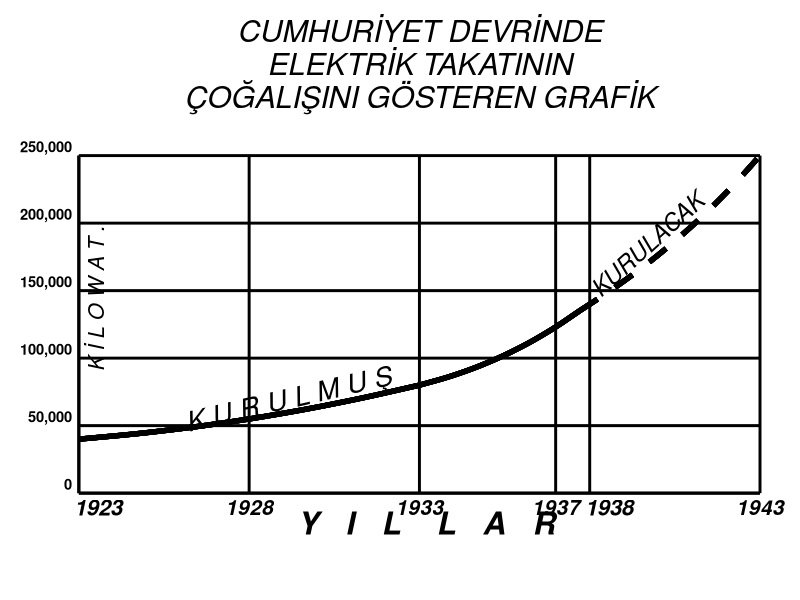

This chart was generated by the following R code:
# Elektrik

library(ggplot2)
yil <- c(1923,1928,1933,1937,1938,1943)
deger1 <- c(40000,60000,72000,125000,140000,NA)
deger2 <- c(NA,NA,NA,NA,NA,250000)


elektrik <- data.frame(yil,deger1,deger2)

ggplot(elektrik) +
  geom_curve(aes(x = 1923, y = 40000, xend = 1933, yend = 80000), curvature = 0.04, size = 1.8) +
  geom_curve(aes(x = 1933, y = 80000, xend = 1937.7, yend = 135000), curvature = 0.1, size = 1.8) +
  geom_curve(aes(x = 1937.7, y = 135000, xend = 1943, yend = 250000), linetype = "dashed", curvature = 0.08, size = 1.8) +
  theme_classic() +
  labs(title = "CUMHURİYET DEVRİNDE\nELEKTRİK TAKATININ\nÇOĞALIŞINI GÖSTEREN GRAFİK\n") +
  coord_cartesian(clip = 'off') +
  theme(panel.grid.major = element_line(colour = "black", size = 1),
        plot.margin = unit(c(1,2,4,1), "lines"),
        plot.title = element_text(size = 22, face = "italic", hjust = 0.5),
        axis.line = element_line(size = 1),
        axis.title = element_blank(),
        axis.text.x = element_text(size = 15, face = "bold.italic", color = "black"),
        axis.text.y = element_text(size = 10.6, vjust = -0.3, hjust = 1, face = "bold", color = "black"),
        axis.ticks = element_blank()) +
  scale_x_continuous(breaks = yil,
                     labels = c("","1928","1933","1937","","1943"),
                     limits = c(1923,1943),
                     expand = c(0,0)) +
  scale_y_continuous(breaks = seq(0,250000,50000),
                     labels = c("0","50,000","100,000","150,000","200,000","250,000"),
                     limits = c(0,250000),
                     expand = c(0,0)) +
  annotate("text", x = 1938, y = 0, label = "1938", vjust = 1.4,hjust = 0.1 , size = 5.6, fontface = "bold.italic") +
  annotate("text", x = 1923, y = 0, label = "1923", vjust = 1.4,hjust = 0.1 , size = 5.6, fontface = "bold.italic") +
  annotate("text", x = 1923.5, y = 144000, label = "K İ L O W A T .", angle = 90, size = 5.5, fontface = "italic") +
  annotate("text", x = 1929.15, y = 70000, label = "K U R U L M U Ş", angle = 13, size = 7, fontface = "italic") +
  annotate("text", x = 1939.7, y = 184500, label = "KURULACAK", angle = 42, size = 6, fontface = "italic") +
  annotate("text", x = 1933.2, y = 0, label = "Y   I   L    L   A   R", size = 8, fontface = "bold.italic", vjust = 1.8)
